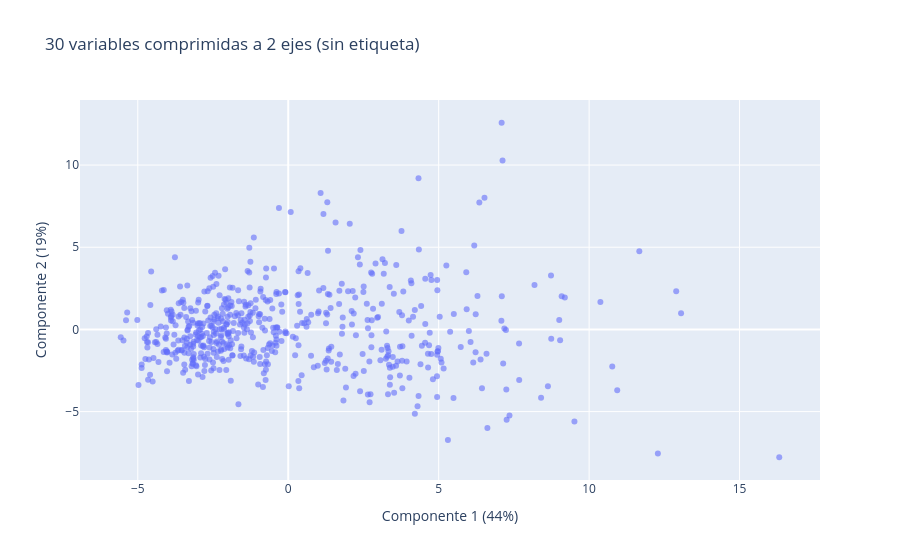

Notebook code cell kept with this figure:
### Code cell
pca = PCA(n_components=2).fit(X_c)
Z = pca.transform(X_c)
pve = pca.explained_variance_ratio_

# Sin colorear: la estructura ya aparece sola
fig = px.scatter(x=Z[:, 0], y=Z[:, 1], opacity=0.6,
                 labels={'x': f'Componente 1 ({pve[0]:.0%})', 'y': f'Componente 2 ({pve[1]:.0%})'},
                 title='30 variables comprimidas a 2 ejes (sin etiqueta)')
fig.show()

### Figure 1 — Plotly figure (JSON) as saved in the notebook; plotly's stock layout.template omitted (floating-point values rounded to 4 significant figures; data arrays with more than 128 entries replaced by an {"elided": "..."} marker saying what was removed)
{"data": [{"hovertemplate": "Componente 1 (44%)=%{x}<br>Componente 2 (19%)=%{y}<extra></extra>", "legendgroup": "", "marker": {"color": "#636efa", "opacity": 0.6, "symbol": "circle"}, "mode": "markers", "name": "", "orientation": "v", "showlegend": false, "type": "scatter", "x": {"elided": "569 float values"}, "xaxis": "x", "y": {"elided": "569 float values"}, "yaxis": "y"}], "layout": {"legend": {"tracegroupgap": 0}, "title": {"text": "30 variables comprimidas a 2 ejes (sin etiqueta)"}, "xaxis": {"anchor": "y", "domain": [0.0, 1.0], "title": {"text": "Componente 1 (44%)"}}, "yaxis": {"anchor": "x", "domain": [0.0, 1.0], "title": {"text": "Componente 2 (19%)"}}}}
